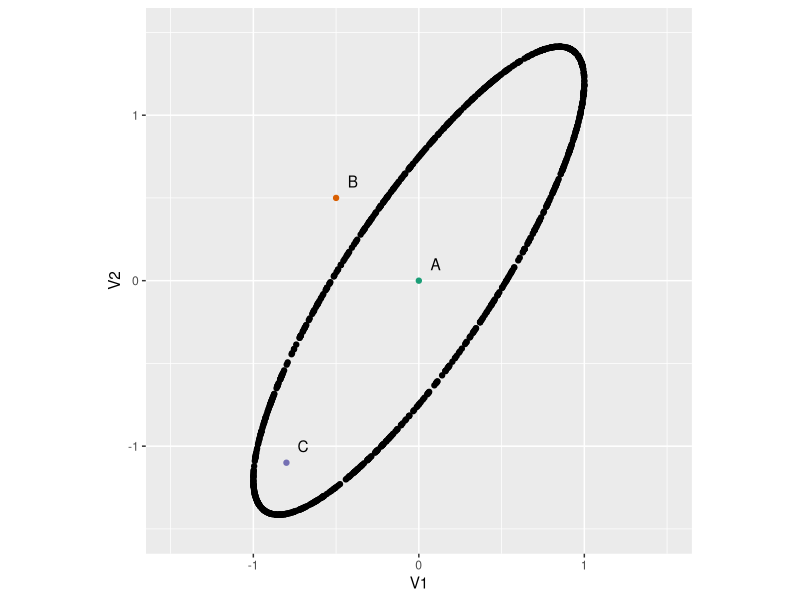
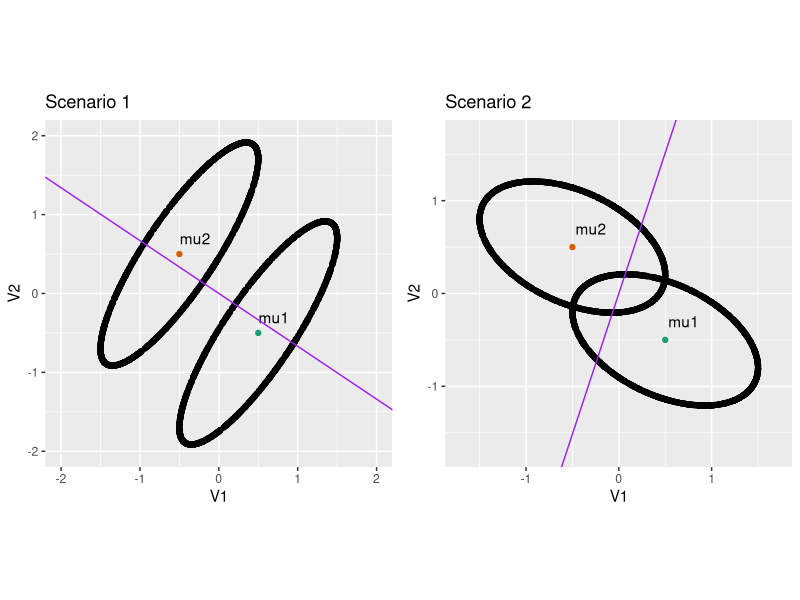

Here is the R script that generated these plots, in order:
## ---- chunk 1
library(knitr)
knitr::opts_chunk$set(tidy = FALSE, 
                      message = FALSE,
                      warning = FALSE,
                      echo = FALSE, 
                      fig.width=8,
                      fig.height=6,
                      fig.align = "center",
                      fig.retina = 4)
options(htmltools.dir.version = FALSE)
library(magick)
## ---- chunk 2
# Utility functions
library(tidyverse)
f.norm.vec<-function(x) {
  x<-x/f.norm(x)
  x
}
f.norm<-function(x) { sqrt(sum(x^2)) }
f.gen.sphere<-function(n=100,p=5) {
  x<-matrix(rnorm(n*p),ncol=p)
  xnew<-t(apply(x,1,f.norm.vec))
  xnew
}
f.vc.ellipse <- function(vc, xm, n=500) {
  p<-ncol(vc)
  x<-f.gen.sphere(n,p)

  evc<-eigen(vc)
  vc2<-(evc$vectors)%*%diag(sqrt(evc$values))%*%t(evc$vectors)
  x<-x%*%vc2

  x + matrix(rep(xm, each=n),ncol=p)
}
df <- f.vc.ellipse(vc=matrix(c(1,1.2,1.2,2), ncol=2), xm=c(0,0), n=1000)
df <- as_tibble(df)
## ---- chunk 3
pts <- tibble(V1=c(0, -0.5, -0.8), V2=c(0, 0.5, -1.1), label=c("A", "B", "C"))
ggplot(df, aes(x=V1, y=V2)) + geom_point() + 
  geom_point(data=pts, aes(x=V1, y=V2, colour=label)) +
  geom_text(data=pts, aes(x=V1, y=V2, label=label), nudge_x = 0.1, nudge_y = 0.1) +
  scale_colour_brewer("", palette="Dark2") +
  xlim(c(-1.5, 1.5)) + ylim(c(-1.5, 1.5)) +
  theme(legend.position = "none", aspect.ratio=1)
## ---- chunk 4
library(gridExtra)
df1 <- f.vc.ellipse(vc=matrix(c(1,1.2,1.2,2), ncol=2), xm=c(0,0), n=1000)
df1 <- as_tibble(df1)
df2 <- f.vc.ellipse(vc=matrix(c(1,-0.3,-0.3,0.5), ncol=2), xm=c(0,0), n=1000)
df2 <- as_tibble(df2)
means <- tibble(V1=c(0.5, -0.5), V2=c(-0.5, 0.5), label=c("mu1", "mu2"))

df3 <- df1 %>% mutate(V1=V1+means$V1[1], 
                      V2=V2+means$V2[1])
df4 <- df1 %>% mutate(V1=V1+means$V1[2], 
                      V2=V2+means$V2[2])
df <- bind_rows(df3, df4)
p1 <- ggplot(df, aes(x=V1, y=V2)) + geom_point() + 
  geom_point(data=means, aes(x=V1, y=V2, colour=label)) +
  geom_text(data=means, aes(x=V1, y=V2, label=label), nudge_x = 0.2, nudge_y = 0.2) +
  geom_abline(intercept=0, slope=-0.67, colour="purple") +
  scale_colour_brewer("", palette="Dark2") +
  xlim(c(-2, 2)) + ylim(c(-2, 2)) +
  theme(legend.position = "none", aspect.ratio=1) +
  ggtitle("Scenario 1")
df3 <- df2 %>% mutate(V1=V1+means$V1[1], 
                      V2=V2+means$V2[1])
df4 <- df2 %>% mutate(V1=V1+means$V1[2], 
                      V2=V2+means$V2[2])
df <- bind_rows(df3, df4)
p2 <- ggplot(df, aes(x=V1, y=V2)) + geom_point() + 
  geom_point(data=means, aes(x=V1, y=V2, colour=label)) +
  geom_text(data=means, aes(x=V1, y=V2, label=label), nudge_x = 0.2, nudge_y = 0.2) +
  geom_abline(intercept=0, slope=3.03, colour="purple") +
  scale_colour_brewer("", palette="Dark2") +
  xlim(c(-1.7, 1.7)) + ylim(c(-1.7, 1.7)) +
  theme(legend.position = "none", aspect.ratio=1) +
  ggtitle("Scenario 2")
grid.arrange(p1, p2, ncol=2)
